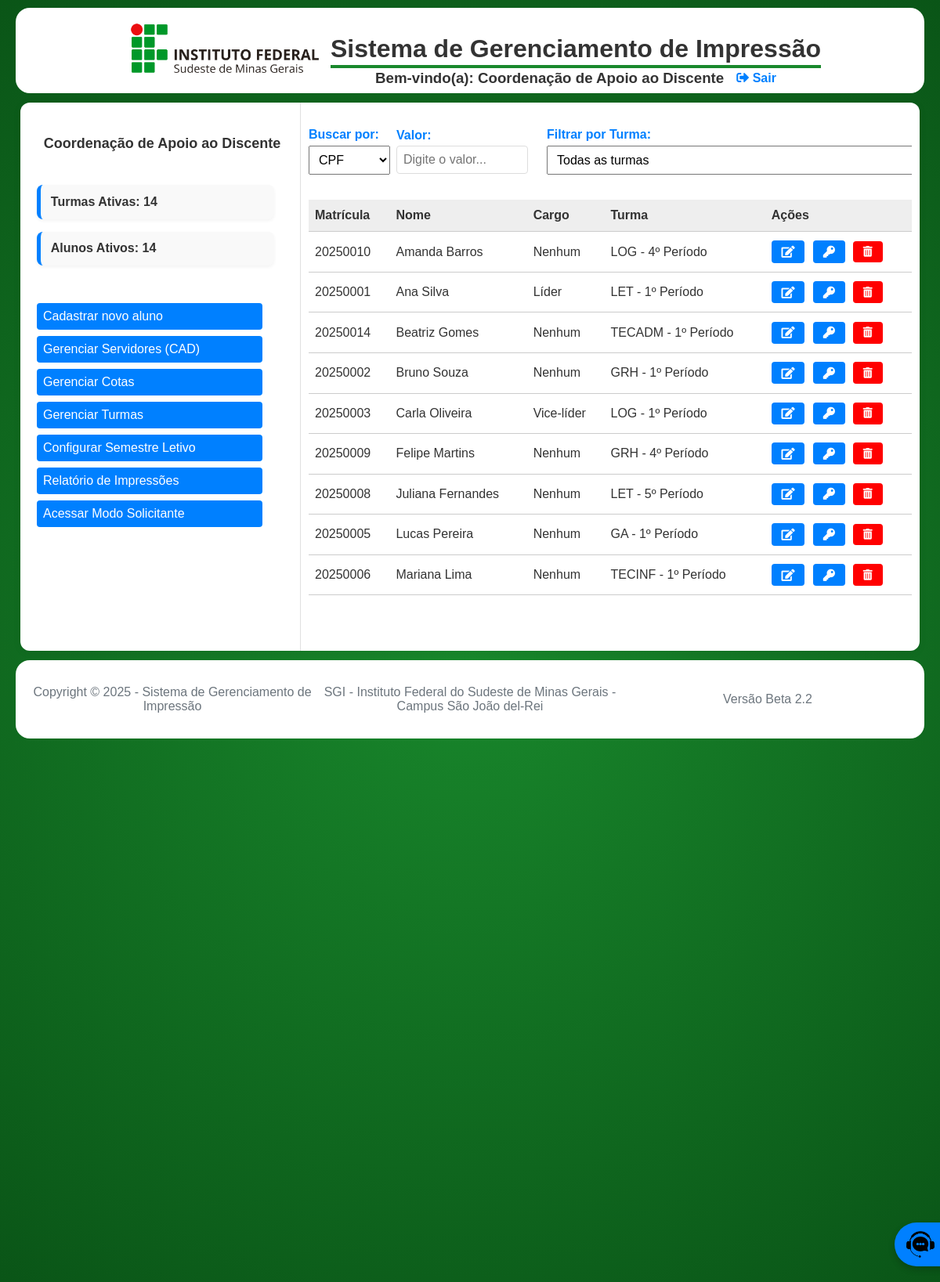
The app's page /pages/admin_cad/dashboard_cad.php (signed in), older data.
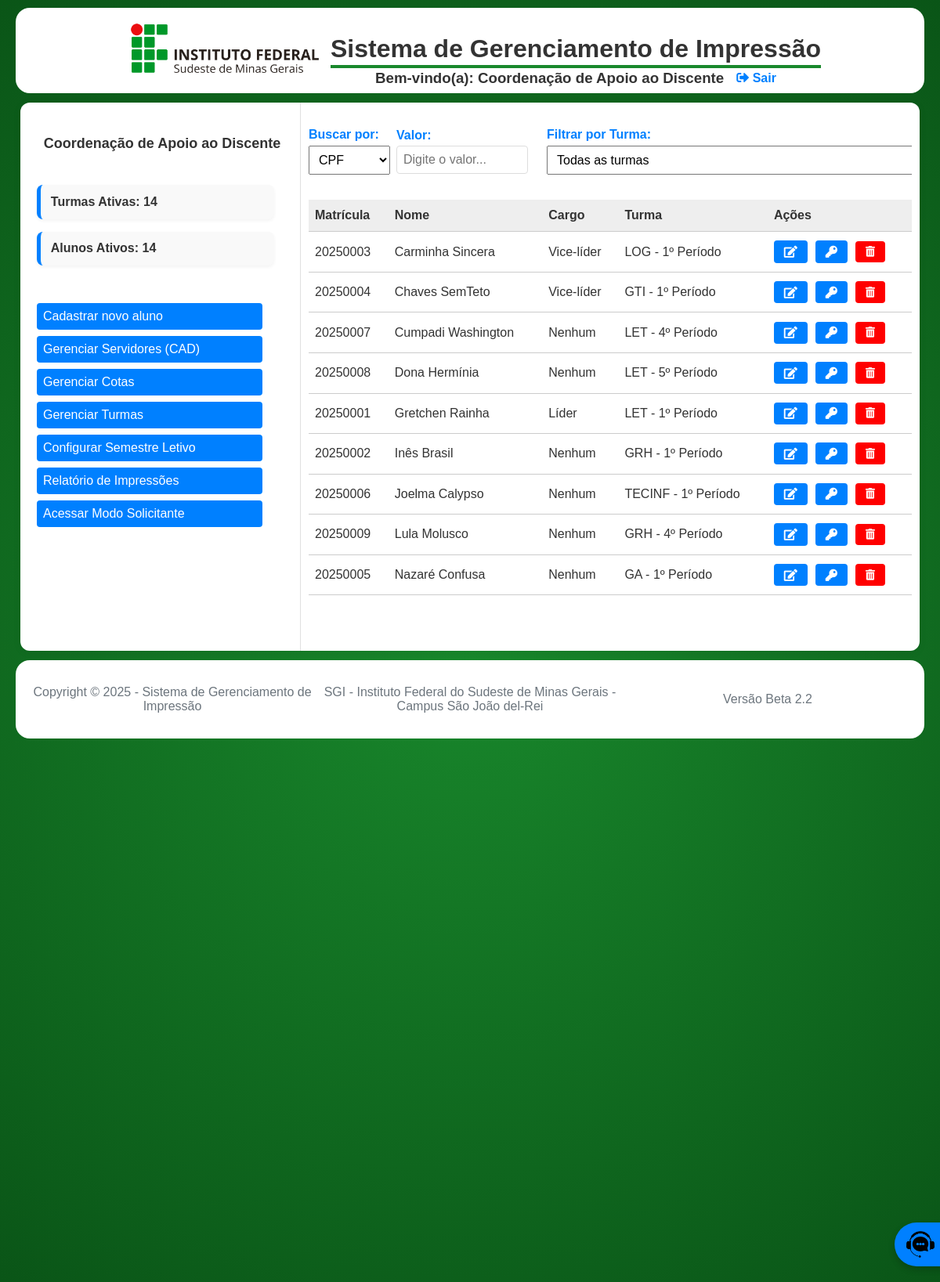
The same page, newer data.
### tables this page shows
CREATE TABLE `Aluno` (
  `matricula` varchar(20) NOT NULL,
  `nome` varchar(100) NOT NULL,
  `sobrenome` varchar(100) NOT NULL,
  `cargo` enum('Líder','Vice-líder','Nenhum') DEFAULT 'Nenhum',
  `email` varchar(100) NOT NULL,
  `cpf` char(11) NOT NULL,
  `senha` varchar(255) NOT NULL,
  `ativo` tinyint(1) DEFAULT 1,
  `cota_id` int(11) DEFAULT NULL,
  `data_fim_validade` date DEFAULT NULL,
  PRIMARY KEY (`matricula`),
  UNIQUE KEY `cpf` (`cpf`),
  KEY `cota_id` (`cota_id`),
  CONSTRAINT `Aluno_ibfk_1` FOREIGN KEY (`cota_id`) REFERENCES `CotaAluno` (`id`) ON DELETE SET NULL
);

CREATE TABLE `Curso` (
  `id` int(11) NOT NULL AUTO_INCREMENT,
  `sigla` varchar(20) NOT NULL,
  `nome_completo` varchar(100) NOT NULL,
  PRIMARY KEY (`id`),
  UNIQUE KEY `sigla` (`sigla`)
);

CREATE TABLE `Turma` (
  `id` int(11) NOT NULL AUTO_INCREMENT,
  `curso_id` int(11) NOT NULL,
  `periodo` varchar(20) NOT NULL,
  PRIMARY KEY (`id`),
  UNIQUE KEY `curso_id` (`curso_id`,`periodo`),
  CONSTRAINT `Turma_ibfk_1` FOREIGN KEY (`curso_id`) REFERENCES `Curso` (`id`) ON DELETE CASCADE
);

### pages/admin_cad/dashboard_cad.php (the view, shortened to what the changed rows need)
<?php
require_once '../../includes/config.php';
$pagina = isset($_GET['pagina']) && is_numeric($_GET['pagina']) ? (int)$_GET['pagina'] : 1;
$limite = 12;
$offset = ($pagina - 1) * $limite;
$condicoes = [];
$base_sql = "FROM Aluno a
             LEFT JOIN CotaAluno ca ON a.cota_id = ca.id
             LEFT JOIN Turma t ON ca.turma_id = t.id
             LEFT JOIN Curso c ON t.curso_id = c.id";
$where_clause = !empty($condicoes) ? 'WHERE ' . implode(' AND ', $condicoes) : '';
$sql_alunos = "SELECT a.*, t.periodo, c.sigla, c.nome_completo " . $base_sql . " " . $where_clause . " ORDER BY a.nome ASC LIMIT :limite OFFSET :offset";
$stmt = $conn->prepare($sql_alunos);
$stmt->bindValue(':limite', $limite, PDO::PARAM_INT);
$stmt->bindValue(':offset', $offset, PDO::PARAM_INT);
$stmt->execute();
$alunos = $stmt->fetchAll();
include_once '../../includes/header.php';
?>
<link rel="stylesheet" href="./css/dashboard_cad.css?v=<?= ASSET_VERSION ?>">
<div class="dashboard-layout">
    <aside class="dashboard-aside">
        <section class="dashboard-header">
            <h1>Coordenação de Apoio ao Discente</h1>
        </section>
    </aside>
    <main class="dashboard-main">
        <div class="responsive-table">
            <table>
                <thead>
                    <tr>
                        <th>Matrícula</th>
                        <th>Nome</th>
                        <th>Cargo</th>
                        <th>Turma</th>
                        <th>Ações</th>
                    </tr>
                </thead>
                <tbody>
                    <?php foreach ($alunos as $aluno): ?>
                        <tr>
                            <td data-label="Matrícula"><?= htmlspecialchars($aluno->matricula) ?></td>
                            <td data-label="Nome"><?= htmlspecialchars($aluno->nome . ' ' . $aluno->sobrenome) ?></td>
                            <td data-label="Cargo"><?= htmlspecialchars($aluno->cargo) ?></td>
                            <td data-label="Turma" title="<?= htmlspecialchars($aluno->nome_completo . ' - ' . $aluno->periodo) ?>"><?= htmlspecialchars($aluno->sigla . ' - ' . $aluno->periodo) ?></td>
                            <td data-label="Ações">
                                <div class="action-buttons">
                                    <a href="form_aluno.php?matricula=<?= htmlspecialchars($aluno->matricula) ?>" class="btn-action btn-edit" title="Editar/Renovar"><i class="fas fa-edit"></i></a>
                                    <a type="button" class="btn-action btn-redefinir btn-edit" data-id="<?= htmlspecialchars($aluno->matricula) ?>" title="Redefinir Senha"><i class="fas fa-key"></i></a>
                                    <button type="button" class="btn-action btn-delete btn-excluir btn-exc"
                                        data-id="<?= htmlspecialchars($aluno->matricula) ?>"
                                        data-nome="<?= htmlspecialchars($aluno->nome) ?>"
                                        data-tipo="aluno"
                                        title="Excluir Aluno">
                                        <i class="fas fa-trash-alt"></i>
                                    </button>
                                </div>
                            </td>
                        </tr>
                    <?php endforeach; ?>
                </tbody>
            </table>
        </div>
    </main>
</div>
<?php include_once '../../includes/footer.php'; ?>

Row changes from the older to the newer data that the page shows:
no longer on this page (row edited): aluno: matricula "20250010", nome+sobrenome "Amanda Barros", cargo "Nenhum", curso.sigla "LOG - 4º Período"
no longer on this page (row edited): aluno: matricula "20250014", nome+sobrenome "Beatriz Gomes", cargo "Nenhum", curso.sigla "TECADM - 1º Período"
changed aluno "LOG - 1º Período": nome+sobrenome "Carla Oliveira" → "Carminha Sincera"; moves up the list
now on this page (row edited): aluno: matricula "20250004", nome+sobrenome "Chaves SemTeto", cargo "Vice-líder", curso.sigla "GTI - 1º Período"
now on this page (row edited): aluno: matricula "20250007", nome+sobrenome "Cumpadi Washington", cargo "Nenhum", curso.sigla "LET - 4º Período"
changed aluno "LET - 5º Período": nome+sobrenome "Juliana Fernandes" → "Dona Hermínia"; moves up the list
changed aluno "Líder": nome+sobrenome "Ana Silva" → "Gretchen Rainha"
changed aluno "GRH - 1º Período": nome+sobrenome "Bruno Souza" → "Inês Brasil"
changed aluno "TECINF - 1º Período": nome+sobrenome "Mariana Lima" → "Joelma Calypso"; moves up the list
changed aluno "GRH - 4º Período": nome+sobrenome "Felipe Martins" → "Lula Molusco"
changed aluno "GA - 1º Período": nome+sobrenome "Lucas Pereira" → "Nazaré Confusa"
